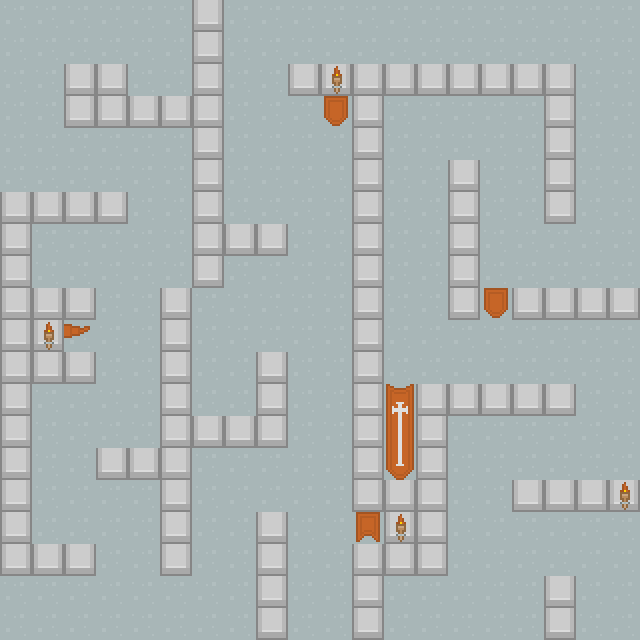

The image is a tile-based game level rendered from a .tmx file. Its description and complete source (layers, tilesets, objects, tile grids) follow:
An orthogonal 20x20 tile map with 32x32 px tiles, 3 tile layers (Ground, Walls, Decorations).

<map version="1.2" tiledversion="1.3.3" orientation="orthogonal" renderorder="right-down" width="20" height="20" tilewidth="32" tileheight="32" infinite="0" nextlayerid="4" nextobjectid="1">
 <tileset firstgid="1" name="tileset_kenney" tilewidth="32" tileheight="32" spacing="2" tilecount="1767" columns="57">
  <image source="tilesets/tileset_kenney.png" width="1936" height="1052" />
 </tileset>
 <layer id="1" name="Ground" width="20" height="20">
  <data encoding="csv">
65,65,65,65,65,65,65,65,65,65,65,65,65,65,65,65,65,65,65,65,
65,65,65,65,65,65,65,65,65,65,65,65,65,65,65,65,65,65,65,65,
65,65,65,65,65,65,65,65,65,65,65,65,65,65,65,65,65,65,65,65,
65,65,65,65,65,65,65,65,65,65,65,65,65,65,65,65,65,65,65,65,
65,65,65,65,65,65,65,65,65,65,65,65,65,65,65,65,65,65,65,65,
65,65,65,65,65,65,65,65,65,65,65,65,65,65,65,65,65,65,65,65,
65,65,65,65,65,65,65,65,65,65,65,65,65,65,65,65,65,65,65,65,
65,65,65,65,65,65,65,65,65,65,65,65,65,65,65,65,65,65,65,65,
65,65,65,65,65,65,65,65,65,65,65,65,65,65,65,65,65,65,65,65,
65,65,65,65,65,65,65,65,65,65,65,65,65,65,65,65,65,65,65,65,
65,65,65,65,65,65,65,65,65,65,65,65,65,65,65,65,65,65,65,65,
65,65,65,65,65,65,65,65,65,65,65,65,65,65,65,65,65,65,65,65,
65,65,65,65,65,65,65,65,65,65,65,65,65,65,65,65,65,65,65,65,
65,65,65,65,65,65,65,65,65,65,65,65,65,65,65,65,65,65,65,65,
65,65,65,65,65,65,65,65,65,65,65,65,65,65,65,65,65,65,65,65,
65,65,65,65,65,65,65,65,65,65,65,65,65,65,65,65,65,65,65,65,
65,65,65,65,65,65,65,65,65,65,65,65,65,65,65,65,65,65,65,65,
65,65,65,65,65,65,65,65,65,65,65,65,65,65,65,65,65,65,65,65,
65,65,65,65,65,65,65,65,65,65,65,65,65,65,65,65,65,65,65,65,
65,65,65,65,65,65,65,65,65,65,65,65,65,65,65,65,65,65,65,65
</data>
 </layer>
 <layer id="2" name="Walls" width="20" height="20">
  <data encoding="csv">
0,0,0,0,0,0,878,0,0,0,0,0,0,0,0,0,0,0,0,0,
0,0,0,0,0,0,878,0,0,0,0,0,0,0,0,0,0,0,0,0,
0,0,878,878,0,0,878,0,0,878,878,878,878,878,878,878,878,878,0,0,
0,0,878,878,878,878,878,0,0,0,0,878,0,0,0,0,0,878,0,0,
0,0,0,0,0,0,878,0,0,0,0,878,0,0,0,0,0,878,0,0,
0,0,0,0,0,0,878,0,0,0,0,878,0,0,878,0,0,878,0,0,
878,878,878,878,0,0,878,0,0,0,0,878,0,0,878,0,0,878,0,0,
878,0,0,0,0,0,878,878,878,0,0,878,0,0,878,0,0,0,0,0,
878,0,0,0,0,0,878,0,0,0,0,878,0,0,878,0,0,0,0,0,
878,878,878,0,0,878,0,0,0,0,0,878,0,0,878,0,878,878,878,878,
878,878,0,0,0,878,0,0,0,0,0,878,0,0,0,0,0,0,0,0,
878,878,878,0,0,878,0,0,878,0,0,878,0,0,0,0,0,0,0,0,
878,0,0,0,0,878,0,0,878,0,0,878,0,878,878,878,878,878,0,0,
878,0,0,0,0,878,878,878,878,0,0,878,0,878,0,0,0,0,0,0,
878,0,0,878,878,878,0,0,0,0,0,878,0,878,0,0,0,0,0,0,
878,0,0,0,0,878,0,0,0,0,0,878,878,878,0,0,878,878,878,878,
878,0,0,0,0,878,0,0,878,0,0,0,878,878,0,0,0,0,0,0,
878,878,878,0,0,878,0,0,878,0,0,878,878,878,0,0,0,0,0,0,
0,0,0,0,0,0,0,0,878,0,0,878,0,0,0,0,0,878,0,0,
0,0,0,0,0,0,0,0,878,0,0,878,0,0,0,0,0,878,0,0
</data>
 </layer>
 <layer id="3" name="Decorations" width="20" height="20">
  <data encoding="csv">
0,0,0,0,0,0,0,0,0,0,0,0,0,0,0,0,0,0,0,0,
0,0,0,0,0,0,0,0,0,0,0,0,0,0,0,0,0,0,0,0,
0,0,0,0,0,0,0,0,0,0,474,0,0,0,0,0,0,0,0,0,
0,0,0,0,0,0,0,0,0,0,109,0,0,0,0,0,0,0,0,0,
0,0,0,0,0,0,0,0,0,0,0,0,0,0,0,0,0,0,0,0,
0,0,0,0,0,0,0,0,0,0,0,0,0,0,0,0,0,0,0,0,
0,0,0,0,0,0,0,0,0,0,0,0,0,0,0,0,0,0,0,0,
0,0,0,0,0,0,0,0,0,0,0,0,0,0,0,0,0,0,0,0,
0,0,0,0,0,0,0,0,0,0,0,0,0,0,0,0,0,0,0,0,
0,0,0,0,0,0,0,0,0,0,0,0,0,0,0,109,0,0,0,0,
0,474,54,0,0,0,0,0,0,0,0,0,0,0,0,0,0,0,0,0,
0,0,0,0,0,0,0,0,0,0,0,0,0,0,0,0,0,0,0,0,
0,0,0,0,0,0,0,0,0,0,0,0,51,0,0,0,0,0,0,0,
0,0,0,0,0,0,0,0,0,0,0,0,108,0,0,0,0,0,0,0,
0,0,0,0,0,0,0,0,0,0,0,0,165,0,0,0,0,0,0,0,
0,0,0,0,0,0,0,0,0,0,0,0,0,0,0,0,0,0,0,474,
0,0,0,0,0,0,0,0,0,0,0,110,474,0,0,0,0,0,0,0,
0,0,0,0,0,0,0,0,0,0,0,0,0,0,0,0,0,0,0,0,
0,0,0,0,0,0,0,0,0,0,0,0,0,0,0,0,0,0,0,0,
0,0,0,0,0,0,0,0,0,0,0,0,0,0,0,0,0,0,0,0
</data>
 </layer>
</map>
